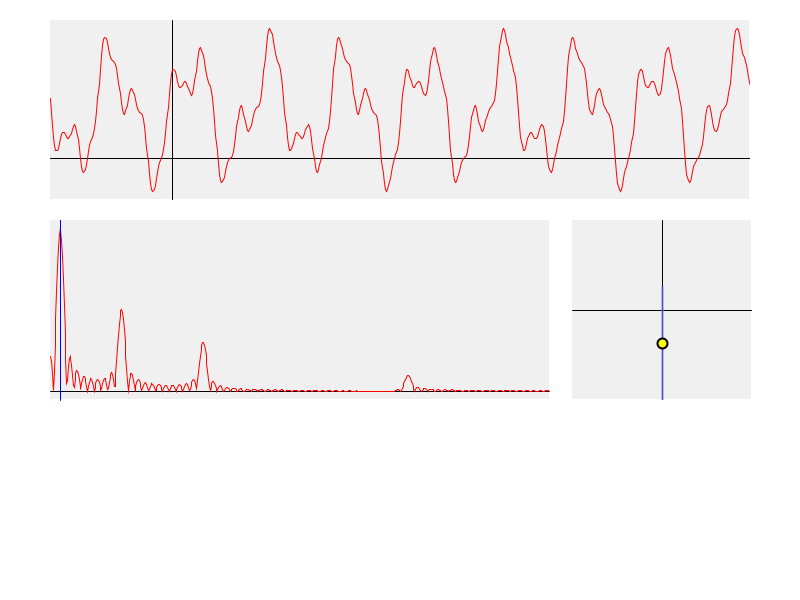
Frame 1 (no input)
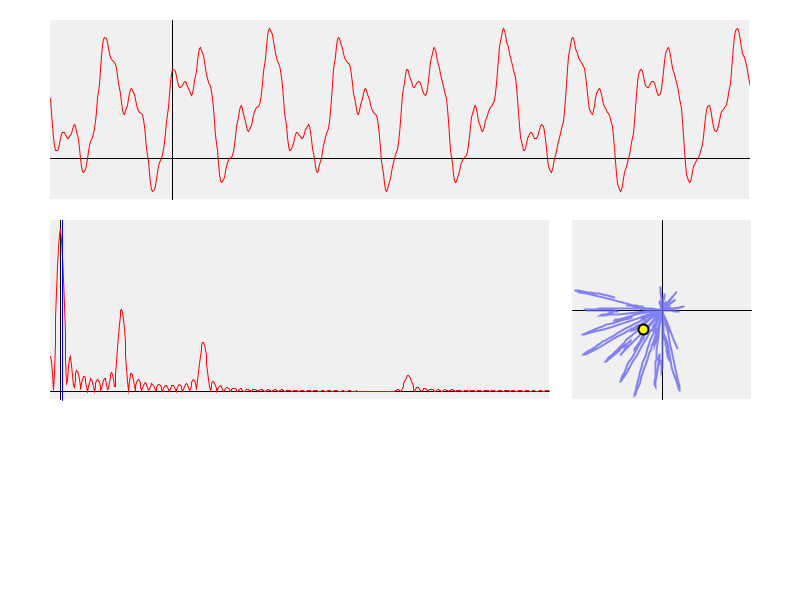
Frame 60 (the mouse pressed at the canvas centre just before this capture)
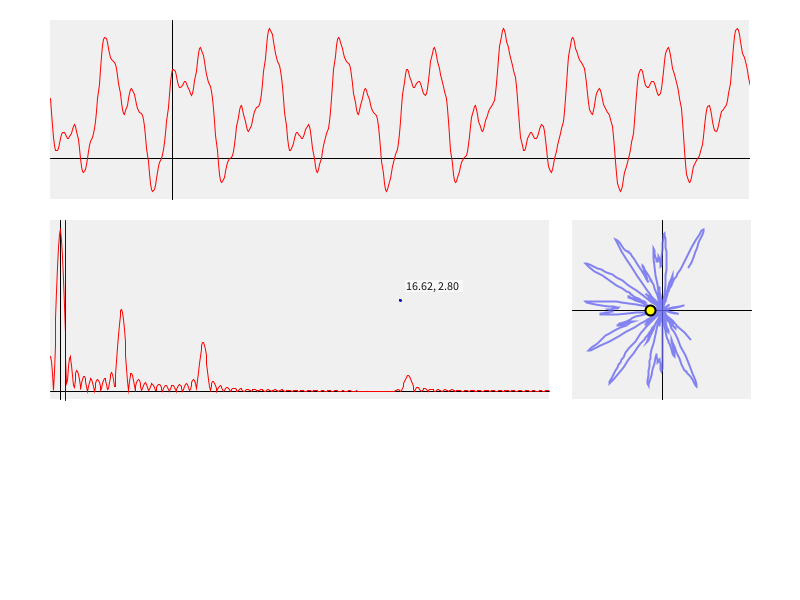
Frame 120 (the mouse held since frame 60 and released just before this capture)

The Processing sketch that drew these frames (run headless with seeded random() and noise(); from frame 60 on, the mouse is pressed at the canvas centre):

// Processing sketch: FourierTransform3
// ── FourierTransform3.pde
//inspirations
// https://www.youtube.com/watch?v=spUNpyF58BY
// https://prajwalsouza.github.io/Experiments/Fourier-Transform-Visualization.html
// https://openprocessing.org/sketch/934352
// https://openprocessing.org/sketch/1052703

FourierTransform ft;
FourierTransform ft_noisy;

float polarPlotFrequency = 0;

void setup()
{
  size(800, 600); 
  
  boolean noisy;
  ft = new FourierTransform(noisy=false);
  ft_noisy = new FourierTransform(noisy=true);
}

boolean showNoise = false;

void draw()
{
  background(255);
  
  if(showNoise)
  {
    ft_noisy.draw();
  }
  else
  {
    ft.draw();
  }
  
  //update polar plot
  polarPlotFrequency += (ft.fourierPlot.cm.mag() < 1 ? 0.005 : 0.002);
  if(polarPlotFrequency > 8)//ft.fourierChart.xMax)
  {
    polarPlotFrequency = 0;
  }
  stroke(0, 0, 255);
  line(
    map(polarPlotFrequency, ft.fourierChart.xMin, ft.fourierChart.xMax, 50, 550),
    220,
    map(polarPlotFrequency, ft.fourierChart.xMin, ft.fourierChart.xMax, 50, 550),
    220 + ft.fourierChart.h
    );
}

void mouseReleased()
{
  showNoise = !showNoise;
}

// ── fourierTransform.pde

import java.util.Comparator;
import java.util.List;
import java.util.Arrays;

class FourierTransform
{
  Point[] waveData;
  LineChart waveChart;
  
  Point[] fourierData;
  LineChart fourierChart;
  
  PolarPlot fourierPlot; 
  
  Point[] reconData;
  LineChart reconChart;
  
  int p = 600; //how many points in line chart
  
  FourierTransform(boolean noisy)
  {
    this.waveData = new Point[p];
    this.fourierData  = new Point[p];
    
    refresh(noisy);
  }
  
  void refresh(boolean noisy)
  {
    //populate wave data
    for(int i = 0; i < p; i++)
    {
      float x = map(i, 0, p, -TWO_PI, 2*TWO_PI)+3;
      float y = 5*sin(3*x)+3*cos(7*x)+cos(17*x)+5;
      float noise = noisy ? (-0.4999999+noise(map(i, 0, p, 0, 100)))*3 : 0;
      waveData[i] = new Point(x, y + noise);
    }
    
    waveChart = new LineChart(700, 180);
    waveChart.refresh(waveData);
    
    //populate fourier data
    int maxFreq = 24;
    for(int i = 0; i < p; i++)
    {
      float freq = map(i, 0, p, -0.5, maxFreq);
      float transform = getFourierTransformAtFrequency(waveData, freq);
      fourierData[i] = new Point(freq, transform);
    }
    
    fourierChart = new LineChart(500, 180);
    fourierChart.refresh(fourierData);
    
    //populate polar plot
    fourierPlot = new PolarPlot(180, 180); 
    fourierPlot.refresh(waveData, 3); 
    
    //populate reconstructed wave data
    /*
        y = 5*sin(3*x)+3*cos(7*x)+cos(17*x)+5;
        This function has peaks at (0, 5), (3, 2.5), (7, 1.5), (17, 0.5)
        The origin is a special case for the constant offset.
        (0, 5) => (+5)
        (3, 2.5) => 5*sin(3*x)
        (7, 1.5) => 3*cos(7*x)
        (17, 0.5) => 1*cos(17*x)
        
        a cos function is just a phase-shifted sin function;
        phase-shifting is denoted by the heading of the polar-plot centroid
    */
    
    //to be continued...
  }
  
  PVector cm = new PVector(0, 0); 
  
  float getFourierTransformAtFrequency(Point[] points, float freq)
  {
    cm.x = 0; //center of mass.x
    cm.y = 0;
    
    //given a frequency, rotate the function in polar coordinates proportionally
    for(int i = 0; i < points.length; i++)
    {
      float x = points[i].x;
      float y = points[i].y;
      
      cm.x += y*cos(x*freq);
      cm.y += y*sin(x*freq);
    }
    
    cm.div(points.length);
    
    //a peak indicates a strong affect
    //the vector heading indicates the frequency's phase shift (sin or cos)
    return cm.mag();
  }
  
  void draw()
  {
    waveChart.draw(50,20);
    fourierChart.draw(50,220);
    fourierPlot.refresh(polarPlotFrequency); //fourierChart.lastMouseX);
    fourierPlot.draw(50 + 500 + (250 - 180 - 25)/2, 220); 
  }
  
}

// ── lineChart.pde

class Point
{
  float x;
  float y;
  Point(float x_, float y_) { x=x_; y=y_; }
}

class LineChart
{
  PGraphics pgAxis;
  PGraphics pgLine; 
  int w, h;
  
  Point[] data; 
  float xMin, xMax, yMin, yMax;
  
  float lastMouseX = 0;
  
  LineChart(int w, int h)
  {
    this.w = w;
    this.h = h;
    pgAxis = createGraphics(w, h);
    pgLine = createGraphics(w, h);
  }
  
  void refresh(Point[] data)
  {
    this.data = data;
    setDefaultDataExtents();
    setChartAxis();
    setChartLine();
  }
  
  void setDefaultDataExtents()
  {
    //extents
    xMin = data[0].x;
    xMax = data[data.length-1].x;
    yMin = data[0].y;
    yMax = data[0].y;
    for(int i = 0; i < data.length; i++)
    {
      yMin = min(data[i].y, yMin);
      yMax = max(data[i].y, yMax); 
    }
    
    float buffer = 0.05 * (yMax - yMin);
    yMin -= buffer;
    yMax += buffer;
  }
    
  void setChartAxis()
  {
    float xAxisPosition = h - (0 - yMin)/(yMax - yMin)*h; //invert y-axis
    float yAxisPosition = (0 - xMin)/(xMax - xMin)*w;
        
    //graphics
    pgAxis.beginDraw();
    pgAxis.clear();
    pgAxis.fill(240);
    pgAxis.noStroke();
    pgAxis.rect(0, 0, w-1, h-1); //bounding box
    pgAxis.stroke(0);
    pgAxis.strokeWeight(1); 
    pgAxis.line(0, xAxisPosition, w, xAxisPosition); //x-axis
    pgAxis.line(yAxisPosition, 0, yAxisPosition, h); //y-axis
    pgAxis.endDraw(); 
  }
  
  void setChartLine()
  {
    pgLine.beginDraw();
    pgLine.clear();
    pgLine.noFill();
    pgLine.stroke(255, 0, 0); 
    pgLine.beginShape();
    for(int i = 0; i < data.length; i++)
    {
      float x = map(data[i].x, xMin, xMax, 0, pgLine.width); 
      float y = map(data[i].y, yMin, yMax, pgLine.height, 0); //invert y-axis
      pgLine.vertex(x, y); 
    }
    pgLine.endShape(); 
    pgLine.endDraw(); 
  }
  
  void draw(float x, float y)
  {
    image(pgAxis, x, y);
    image(pgLine, x, y); 
    
    if(mouseX > x && mouseX < x + w && mouseY > y && mouseY < y + h)
    {
      lastMouseX = mouseX;
      
      //mouse pointer
      fill(0);
      ellipse(mouseX, mouseY, 2, 2);
      
      //coordinate text
      float chartX = map(mouseX, x, x + w, xMin, xMax);
      float chartY = map(mouseY, y, y + h, yMax, yMin); //invert y-axis
      String text = nf(chartX, 0, 2) + ", " + nf(chartY, 0, 2);
      noStroke();
      fill(250, 250, 250, 200);
      rect(mouseX + 5, mouseY - 20, textWidth(text)+5, 12); 
      fill(20); 
      textSize(12);
      
      text(text, mouseX + 6, mouseY - 10);
    }
  }
  
}

// ── polarPlot.pde

class PolarPlot
{
  PGraphics pgBackground;
  PGraphics pgPlot; 
  int w, h;
  
  Point[] data; 
  float xMin, xMax, yMin, yMax;
  
  public PolarPlot(int w, int h)
  {
    this.w = w;
    this.h = h;
    pgBackground = createGraphics(w, h);
    pgPlot = createGraphics(w, h);
  }
  
  public void refresh(Point[] data, float freq)
  {
    this.data = data;
    setDefaultDataExtents();
    setChartAxis();
    setChartPlot(freq);
  }
  
  public void refresh(float freq)
  {
    setChartPlot(freq);
  }
  
  void setDefaultDataExtents()
  {
    float max = 0; 
    
    for(int i = 0; i < data.length; i++)
    {
      max = max(max, data[i].y);
    }
    
    println(max);
    xMin = yMin = -max;
    xMax = yMax = max;
  }
  
  void setChartAxis()
  {
    float xAxisPosition = h - (0 - yMin)/(yMax - yMin)*h; //invert y-axis
    float yAxisPosition = (0 - xMin)/(xMax - xMin)*w;
        
    //graphics
    pgBackground.beginDraw();
    pgBackground.clear();
    pgBackground.fill(240);
    pgBackground.noStroke();
    pgBackground.rect(0, 0, w-1, h-1); //bounding box
    pgBackground.stroke(0);
    pgBackground.strokeWeight(1); 
    pgBackground.line(0, xAxisPosition, w, xAxisPosition); //x-axis
    pgBackground.line(yAxisPosition, 0, yAxisPosition, h); //y-axis
    pgBackground.endDraw(); 
  }
  
  PVector cm = new PVector(0, 0); 
  
  void setChartPlot(float freq)
  {
    pgPlot.beginDraw();
    pgPlot.clear();
    pgPlot.noFill();
    pgPlot.strokeWeight(2);
    pgPlot.stroke(100, 100, 240, 200); 
    pgPlot.beginShape();
    
    PVector r = new PVector(0, 0);
    cm = new PVector(0, 0); 
    
    for(int i = 0; i < data.length; i++)
    {
      //raw data point
      float x = data[i].x;
      float y = data[i].y;
      
      //transform to polar coordinates
      r.x = 0;
      r.y = y;
      r.rotate(x*freq);
      
      //update the center of mass
      cm.add(r);
      
      //map point to draw coordinates
      r.x = map(r.x, xMin, xMax, 0, w);
      r.y = map(r.y, yMin, yMax, 0, h);
      
      //plot the vertex
      pgPlot.vertex(r.x, r.y); 
    }
    pgPlot.endShape(); 
    
    //draw centroid
    cm.div(data.length);
    pgPlot.stroke(0);
    pgPlot.fill(255, 255, 0);
    pgPlot.ellipse(
      map(cm.x, xMin, xMax, 0, w), 
      map(cm.y, yMin, yMax, 0, h), 
      10, 10); 
    
    pgPlot.endDraw(); 
  }
  
  void draw(float x, float y)
  {
    image(pgBackground, x, y);
    image(pgPlot, x, y); 
    
    if(mouseX > x && mouseX < x + w && mouseY > y && mouseY < y + h)
    {
      //mouse pointer
      fill(0);
      ellipse(mouseX, mouseY, 2, 2);
      
      //coordinate text
      float chartX = map(mouseX, x, x + w, xMin, xMax);
      float chartY = map(mouseY, y, y + h, yMax, yMin); //invert y-axis
      String text = nf(chartX, 0, 2) + ", " + nf(chartY, 0, 2);
      noStroke();
      fill(250, 250, 250, 200);
      rect(mouseX + 5, mouseY - 20, textWidth(text)+5, 12); 
      fill(20); 
      textSize(12);
      
      text(text, mouseX + 6, mouseY - 10);
    }
  }
}
